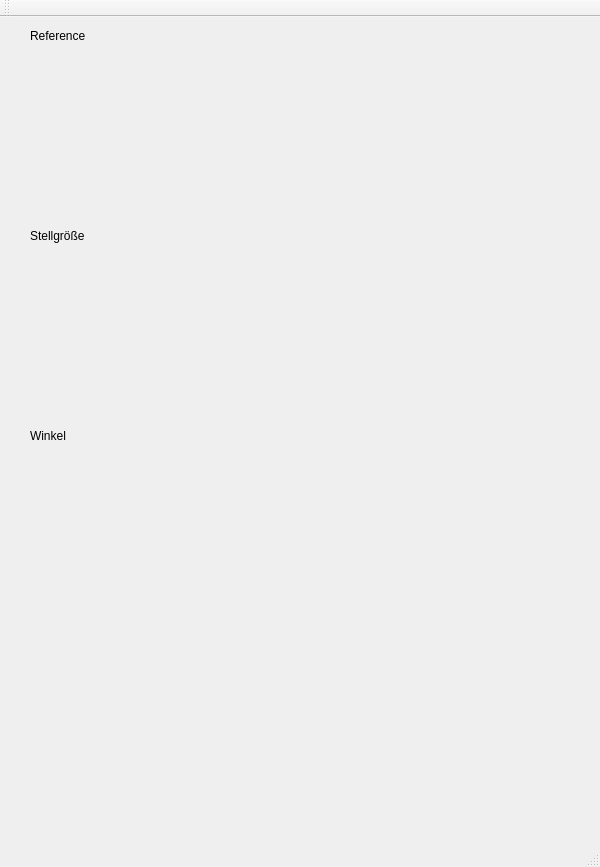
<?xml version="1.0" encoding="UTF-8"?>
<ui version="4.0">
 <class>GuiInterface</class>
 <widget class="QMainWindow" name="GuiInterface">
  <property name="geometry">
   <rect>
    <x>0</x>
    <y>0</y>
    <width>600</width>
    <height>867</height>
   </rect>
  </property>
  <property name="windowTitle">
   <string>GuiInterface</string>
  </property>
  <widget class="QWidget" name="centralWidget">
   <widget class="QPL_Scope" name="scope_ref">
    <property name="geometry">
     <rect>
      <x>30</x>
      <y>30</y>
      <width>361</width>
      <height>171</height>
     </rect>
    </property>
    <property name="toolTip">
     <string>Plotting</string>
    </property>
    <property name="whatsThis">
     <string>The Scope plots data</string>
    </property>
   </widget>
   <widget class="QPL_Scope" name="scope_actuating">
    <property name="geometry">
     <rect>
      <x>30</x>
      <y>230</y>
      <width>361</width>
      <height>171</height>
     </rect>
    </property>
    <property name="toolTip">
     <string>Plotting</string>
    </property>
    <property name="whatsThis">
     <string>The Scope plots data</string>
    </property>
   </widget>
   <widget class="QPL_Scope" name="scope_angle">
    <property name="geometry">
     <rect>
      <x>30</x>
      <y>430</y>
      <width>361</width>
      <height>171</height>
     </rect>
    </property>
    <property name="toolTip">
     <string>Plotting</string>
    </property>
    <property name="whatsThis">
     <string>The Scope plots data</string>
    </property>
   </widget>
   <widget class="QLabel" name="label_ref">
    <property name="geometry">
     <rect>
      <x>30</x>
      <y>10</y>
      <width>71</width>
      <height>17</height>
     </rect>
    </property>
    <property name="text">
     <string>Reference</string>
    </property>
   </widget>
   <widget class="QLabel" name="label_actuating">
    <property name="geometry">
     <rect>
      <x>30</x>
      <y>210</y>
      <width>71</width>
      <height>17</height>
     </rect>
    </property>
    <property name="text">
     <string>Stellgröße</string>
    </property>
   </widget>
   <widget class="QLabel" name="label_angle">
    <property name="geometry">
     <rect>
      <x>30</x>
      <y>410</y>
      <width>62</width>
      <height>17</height>
     </rect>
    </property>
    <property name="text">
     <string>Winkel</string>
    </property>
   </widget>
  </widget>
  <widget class="QMenuBar" name="menuBar">
   <property name="geometry">
    <rect>
     <x>0</x>
     <y>0</y>
     <width>600</width>
     <height>25</height>
    </rect>
   </property>
  </widget>
  <widget class="QToolBar" name="mainToolBar">
   <attribute name="toolBarArea">
    <enum>TopToolBarArea</enum>
   </attribute>
   <attribute name="toolBarBreak">
    <bool>false</bool>
   </attribute>
  </widget>
  <widget class="QStatusBar" name="statusBar"/>
 </widget>
 <layoutdefault spacing="6" margin="11"/>
 <customwidgets>
  <customwidget>
   <class>QwtPlot</class>
   <extends>QFrame</extends>
   <header>qwt_plot.h</header>
  </customwidget>
  <customwidget>
   <class>QPL_Scope</class>
   <extends>QwtPlot</extends>
   <header>scope.h</header>
  </customwidget>
 </customwidgets>
 <resources/>
 <connections/>
</ui>
